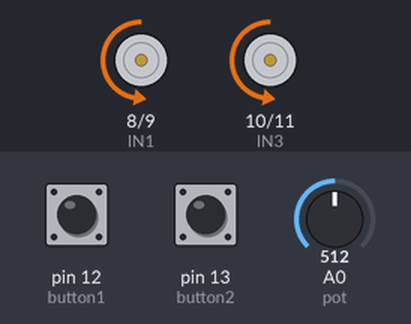
The sketch below on a simulated Arduino Uno, built with avr-gcc and run on an emulated ATmega328P. On the bench: motor-driver pin pairs drawn as motors (green arrow = first pin HIGH = forward, orange = second pin HIGH = backward, longer = more drive). The test bench sets the inputs (shaded band); at power-on: A0 (pot) = 512, pin 12 (button1) HIGH, pin 13 (button2) HIGH.

Above: at 1.2 s.
1.3 s: A0 (pot) set to 716
At 2.3 s:
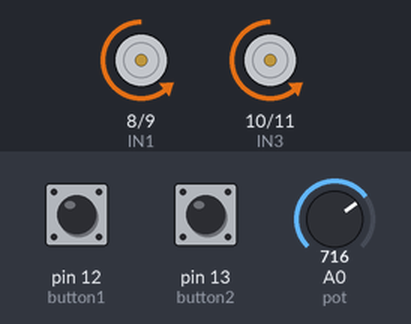
2.8 s: pin 12 (button1) pulled LOW for 0.15 s
At 4.1 s:
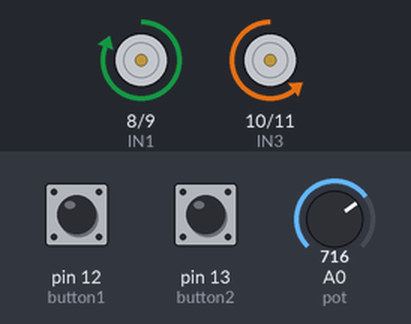
4.4 s: pin 13 (button2) pulled LOW for 0.15 s
At 5.4 s:
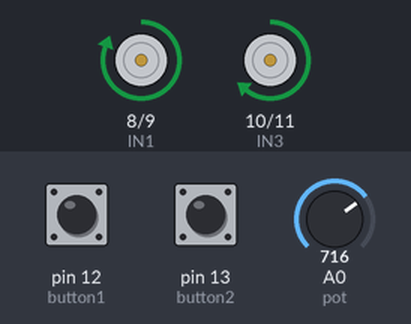
6.0 s: A0 (pot) set to 900
At 7.1 s:
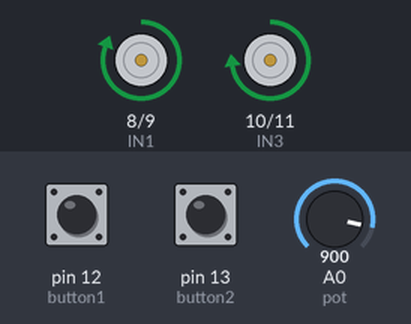
7.5 s: pin 12 (button1) pulled LOW for 1 s
At 9.0 s:
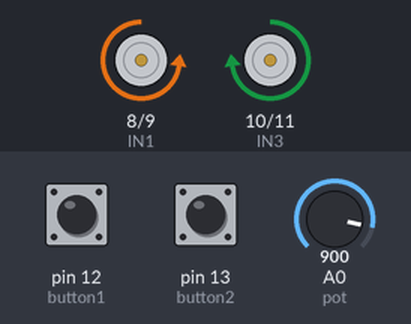
10.0 s: pin 13 (button2) pulled LOW for 1 s
At 12.1 s:
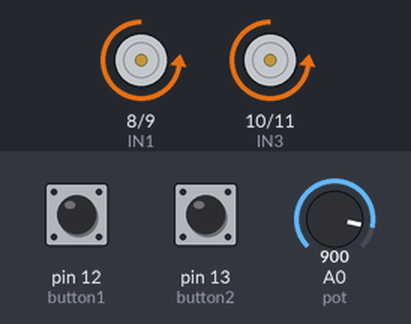
Timing chart, 0 to 13.5 s (numbered marks = the images above; inputs shaded):
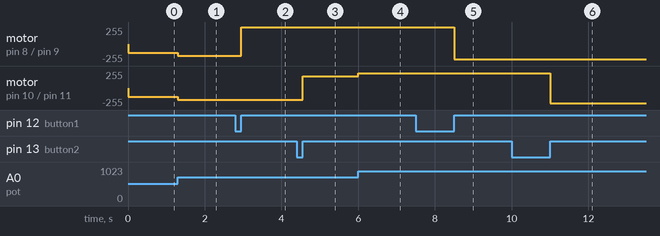

The sketch:

SourceCode.ino
```cpp
#define button1 12
#define button2 13

#define pot 0
#define IN1 8
#define IN2 9
#define IN3 10
#define IN4 11

boolean motor1_dir = 0;
boolean motor2_dir = 0;
int motor_speed;

void setup() {
  pinMode(button1, INPUT_PULLUP);
  pinMode(button2, INPUT_PULLUP);
  pinMode(IN1, OUTPUT);
  pinMode(IN2, OUTPUT);
  pinMode(IN3, OUTPUT);
  pinMode(IN4, OUTPUT);
}

void loop() {
  motor_speed = analogRead(pot) / 4;

 if(motor1_dir)
    analogWrite(IN1, motor_speed);
  else
    analogWrite(IN2, motor_speed);

  if(!digitalRead(button1)){
    while(!digitalRead(button1));
    motor1_dir = !motor1_dir;

  if(motor1_dir)
      digitalWrite(IN2, 0);
    else
      digitalWrite(IN1, 0);
  }

  if(motor2_dir)
    analogWrite(IN3, motor_speed);
  else
    analogWrite(IN4, motor_speed);

  if(!digitalRead(button2)){
    while(!digitalRead(button2));
    motor2_dir = !motor2_dir;

  if(motor2_dir)
      digitalWrite(IN4, 0);
    else
      digitalWrite(IN3, 0);
  }
}
```

Measured:
- after the input at 1.3 s, motor on pin 8 (IN1) / pin 9 (IN2), motor on pin 10 (IN3) / pin 11 (IN4): backward 128/255 → backward 179/255 at once
- after the input at 2.8 s, motor on pin 8 (IN1) / pin 9 (IN2): backward 179/255 → forward 255/255 after 0.15 s
- after the input at 4.4 s, motor on pin 10 (IN3) / pin 11 (IN4): backward 179/255 → forward 179/255 after 0.15 s
- after the input at 6.0 s, motor on pin 10 (IN3) / pin 11 (IN4): forward 179/255 → forward 225/255 at once
- after the input at 7.5 s, motor on pin 8 (IN1) / pin 9 (IN2): forward 255/255 → backward 225/255 after 1.0 s
- after the input at 10.0 s, motor on pin 10 (IN3) / pin 11 (IN4): forward 225/255 → backward 225/255 after 1.0 s
